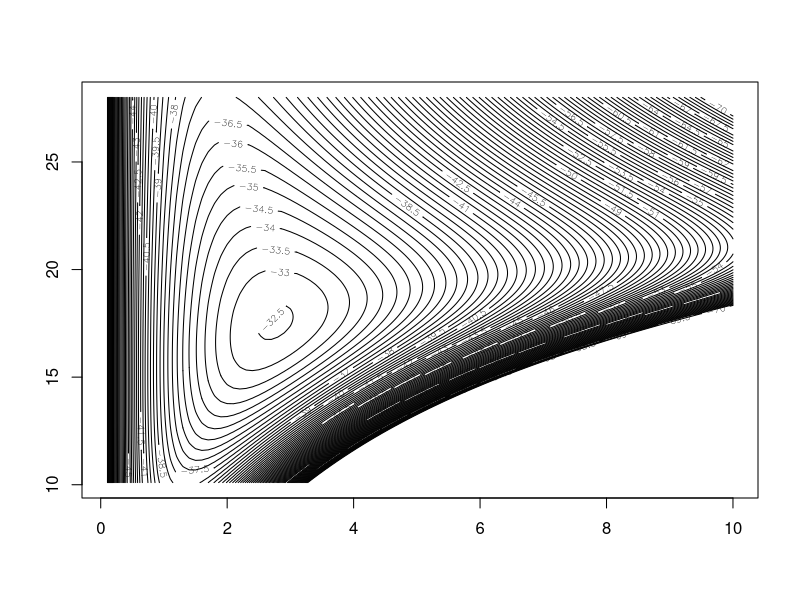
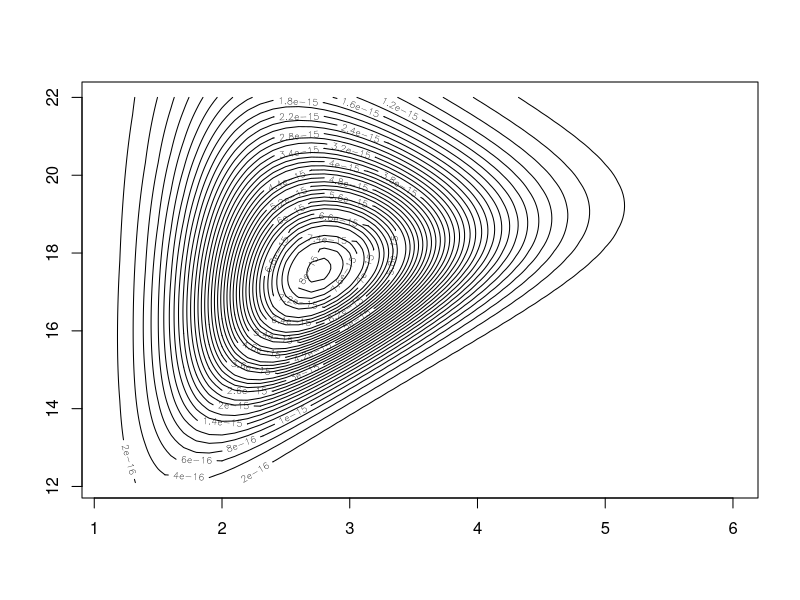

Reproduce these figures in R, in order.
# o = c(5.1, 7.4, 10.9, 21.3, 12.3, 15.4, 25.4, 18.2, 17.4, 22.5)
# l_lambda = function(alpha, beta, samples) {
#   loglikWei = c()
#   for (alpha_i in alpha) {
#     for (beta_i in beta) {
#       loglikWei = append(loglikWei, sum(log(dweibull(
#         samples, shape = alpha_i,scale = beta_i
#       ))))
#     }
#   }
#   return(loglikWei)
# }
# alphas = seq(0.01,6,0.01)
# betas = seq(12,22,0.01)
# a=l_lambda(alphas,betas,o)

observed_samples = c(5.1, 7.4, 10.9, 21.3, 12.3, 15.4, 25.4, 18.2, 17.4, 22.5)
like_wei <- function(sample, alpha, beta) {
  return(prod((
    sapply(sample, dweibull, shape = alpha, scale = beta)
  )))
}

log_like_wei <- function(sample, alpha, beta) {
  return(sum(log(
    sapply(sample, dweibull, shape = alpha, scale = beta)
  )))
}


vec_like_wei = Vectorize(function(alpha, beta)
  like_wei(observed_samples, alpha, beta))
vec_log_like_wei = Vectorize(function(alpha, beta)
  log_like_wei(observed_samples, alpha, beta))

alphas = seq(from = 0 + 0.1, to = 10, by = 0.1)
betas = seq(from = 10 + 0.1, to = 28, by = 0.1)
z = outer(
  alphas,
  betas,
  FUN = function(alphas, betas)
    vec_log_like_wei(alpha = alphas, beta = betas)
)
contour(alphas, betas, z, nlevels = 100, zlim = (-70:0))

alphas = seq(from = 1 + 0.1, to = 6, by = 0.1)
betas = seq(from = 12 + 0.1, to = 22, by = 0.1)
z = outer(
  alphas,
  betas,
  FUN = function(alphas, betas)
    vec_like_wei(alpha = alphas, beta = betas)
)
contour(alphas, betas, z, nlevels = 35)

######################
llikeF<-function(v) {
  return(sum(log(dweibull(observed_samples,v[1],v[2]))))
}
hessianLlikeF <- function(v) {
  return(numDeriv::hessian(llikeF, v))
}
gradientLlikeF<- function(v) {
  return(numDeriv::jacobian(llikeF, v))
}
root = c(2,17)
for (i in 0:1000){
  gradient=gradientLlikeF(root)
  inverseHess=solve(hessianLlikeF(root))
  root = root - inverseHess%*%t(gradient) 
}

print(root)

